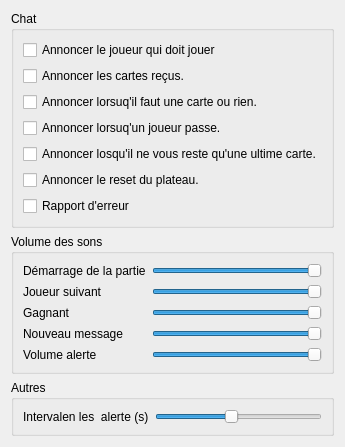
<?xml version="1.0" encoding="UTF-8"?>
<ui version="4.0">
 <class>parametre</class>
 <widget class="QWidget" name="parametre">
  <property name="geometry">
   <rect>
    <x>0</x>
    <y>0</y>
    <width>338</width>
    <height>417</height>
   </rect>
  </property>
  <property name="windowTitle">
   <string>Paramètres [Président - Client]</string>
  </property>
  <layout class="QVBoxLayout" name="verticalLayout_2">
   <item>
    <widget class="QGroupBox" name="groupBox">
     <property name="title">
      <string>Chat</string>
     </property>
     <layout class="QVBoxLayout" name="verticalLayout">
      <item>
       <widget class="QCheckBox" name="checkJoueur">
        <property name="text">
         <string>Annoncer le joueur qui doit jouer</string>
        </property>
       </widget>
      </item>
      <item>
       <widget class="QCheckBox" name="checkCartes">
        <property name="text">
         <string>Annoncer les cartes reçus.</string>
        </property>
       </widget>
      </item>
      <item>
       <widget class="QCheckBox" name="checkCarteOuRien">
        <property name="text">
         <string>Annoncer lorsuq'il faut une carte ou rien.</string>
        </property>
       </widget>
      </item>
      <item>
       <widget class="QCheckBox" name="checkPass">
        <property name="text">
         <string>Annoncer lorsuq'un joueur passe.</string>
        </property>
       </widget>
      </item>
      <item>
       <widget class="QCheckBox" name="checkUltimeCarte">
        <property name="text">
         <string>Annoncer losqu'il ne vous reste qu'une ultime carte.</string>
        </property>
       </widget>
      </item>
      <item>
       <widget class="QCheckBox" name="checkReset">
        <property name="text">
         <string>Annoncer le reset du plateau.</string>
        </property>
       </widget>
      </item>
      <item>
       <widget class="QCheckBox" name="checkErreur">
        <property name="text">
         <string>Rapport d'erreur</string>
        </property>
       </widget>
      </item>
     </layout>
    </widget>
   </item>
   <item>
    <widget class="QGroupBox" name="groupBox_2">
     <property name="title">
      <string>Volume des sons</string>
     </property>
     <layout class="QFormLayout" name="formLayout_5">
      <item row="0" column="0">
       <widget class="QLabel" name="label">
        <property name="whatsThis">
         <string>Volume du son joué lors du démarrage d'une partie</string>
        </property>
        <property name="text">
         <string>Démarrage de la partie</string>
        </property>
       </widget>
      </item>
      <item row="0" column="1">
       <widget class="QSlider" name="volumeStart">
        <property name="maximum">
         <number>100</number>
        </property>
        <property name="singleStep">
         <number>5</number>
        </property>
        <property name="pageStep">
         <number>20</number>
        </property>
        <property name="value">
         <number>100</number>
        </property>
        <property name="orientation">
         <enum>Qt::Horizontal</enum>
        </property>
       </widget>
      </item>
      <item row="1" column="0">
       <widget class="QLabel" name="label_3">
        <property name="whatsThis">
         <string>Volume du son joué lors qu'un joueur a fait une action</string>
        </property>
        <property name="text">
         <string>Joueur suivant</string>
        </property>
       </widget>
      </item>
      <item row="1" column="1">
       <widget class="QSlider" name="volumeNext">
        <property name="maximum">
         <number>100</number>
        </property>
        <property name="singleStep">
         <number>5</number>
        </property>
        <property name="pageStep">
         <number>20</number>
        </property>
        <property name="value">
         <number>100</number>
        </property>
        <property name="orientation">
         <enum>Qt::Horizontal</enum>
        </property>
       </widget>
      </item>
      <item row="2" column="0">
       <widget class="QLabel" name="label_2">
        <property name="whatsThis">
         <string>Volume du son lorsqu'un joueur a gagné</string>
        </property>
        <property name="text">
         <string>Gagnant</string>
        </property>
       </widget>
      </item>
      <item row="2" column="1">
       <widget class="QSlider" name="volumeWin">
        <property name="maximum">
         <number>100</number>
        </property>
        <property name="singleStep">
         <number>5</number>
        </property>
        <property name="pageStep">
         <number>20</number>
        </property>
        <property name="value">
         <number>100</number>
        </property>
        <property name="orientation">
         <enum>Qt::Horizontal</enum>
        </property>
       </widget>
      </item>
      <item row="3" column="0">
       <widget class="QLabel" name="label_4">
        <property name="whatsThis">
         <string>Volume du son lors d'un nouveau message</string>
        </property>
        <property name="text">
         <string>Nouveau message</string>
        </property>
       </widget>
      </item>
      <item row="3" column="1">
       <widget class="QSlider" name="volumeChat">
        <property name="maximum">
         <number>100</number>
        </property>
        <property name="singleStep">
         <number>5</number>
        </property>
        <property name="pageStep">
         <number>20</number>
        </property>
        <property name="value">
         <number>100</number>
        </property>
        <property name="orientation">
         <enum>Qt::Horizontal</enum>
        </property>
       </widget>
      </item>
      <item row="4" column="0">
       <widget class="QLabel" name="label_6">
        <property name="whatsThis">
         <string>Volume du son joué si vous ne jouez pas après un interval de temps</string>
        </property>
        <property name="text">
         <string>Volume alerte</string>
        </property>
       </widget>
      </item>
      <item row="4" column="1">
       <widget class="QSlider" name="volumeAlerte">
        <property name="maximum">
         <number>100</number>
        </property>
        <property name="singleStep">
         <number>5</number>
        </property>
        <property name="pageStep">
         <number>20</number>
        </property>
        <property name="value">
         <number>100</number>
        </property>
        <property name="orientation">
         <enum>Qt::Horizontal</enum>
        </property>
       </widget>
      </item>
     </layout>
    </widget>
   </item>
   <item>
    <widget class="QGroupBox" name="groupBox_3">
     <property name="title">
      <string>Autres</string>
     </property>
     <layout class="QFormLayout" name="formLayout_4">
      <item row="0" column="0">
       <widget class="QLabel" name="label_5">
        <property name="whatsThis">
         <string>Interval entre les aletres si vous ne jouez pas</string>
        </property>
        <property name="text">
         <string>Intervalen les  alerte (s)</string>
        </property>
       </widget>
      </item>
      <item row="0" column="1">
       <widget class="QSlider" name="tempAlerte">
        <property name="minimum">
         <number>5</number>
        </property>
        <property name="maximum">
         <number>60</number>
        </property>
        <property name="value">
         <number>30</number>
        </property>
        <property name="orientation">
         <enum>Qt::Horizontal</enum>
        </property>
       </widget>
      </item>
     </layout>
    </widget>
   </item>
  </layout>
 </widget>
 <resources/>
 <connections/>
</ui>
